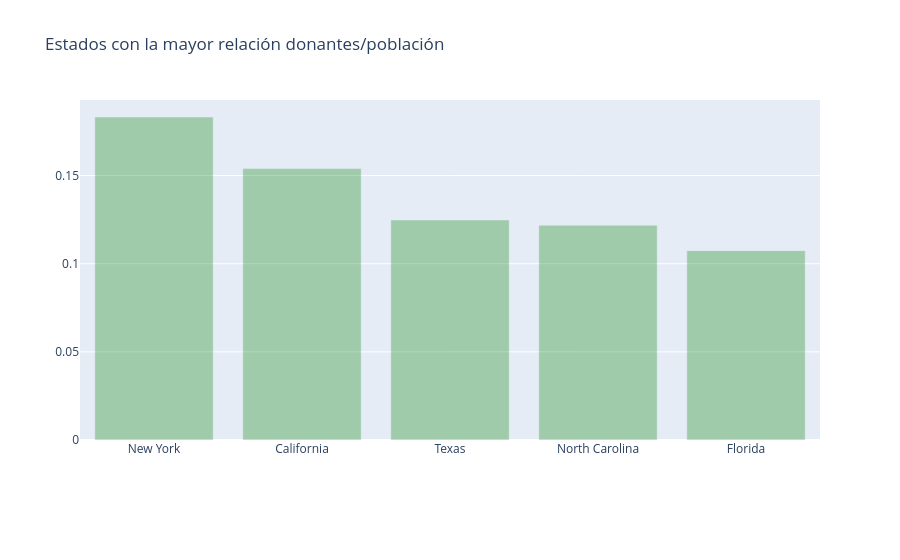

The code cell stored with this chart in its notebook:
### Markdown cell above
> - California, al ser el estado con mayor población, también tiene una gran base de donantes registrados con casi 300,000 donantes. **San Francisco y Los Ángeles** son las principales ciudades de California donde se concentra la mayor cantidad de donantes. El mayor número de escuelas y proyectos también proviene del estado de California.  
> - Nueva York, Texas y Florida, con aproximadamente 137,000, 134,000 y 108,000 donantes respectivamente, son otros tres estados con una alta población de donantes. Las principales ciudades incluyen Nueva York, Miami, Tampa, Houston y Dallas, donde se concentra la mayor cantidad de donantes.  
> - Dakota del Norte, Dakota del Sur, Vermont y Wyoming son los estados con un número muy bajo de donantes, menos de 4,000. Existe una entrada llamada "otros" en los datos de estados, que probablemente indica donantes docentes o donantes de otros países.  
> - Entre todas las ciudades de EE. UU., las tres principales son: **Chicago (aprox. 35K donantes), Nueva York (aprox. 27K donantes) y Brooklyn (aprox. 22K donantes)** con la mayor cantidad de donantes. Las ciudades de California, San Francisco y Los Ángeles, son las siguientes con una gran base de donantes con aproximadamente 18K y 16K donantes.  

## <a>Dataset ajustado por población</a>

Los estados principales en los gráficos anteriores son en realidad aquellos con una población muy alta. Sería interesante calcular el número de donantes por cada 100,000 habitantes en cada estado. Se ha agregado un dataset ajustado por población que incluye la población de cada estado a partir de 2013.  

Dataset de población: http://www.enchantedlearning.com/usa/states/population.shtml  

## <a id="2.3">2.3 Estados con la mayor **relación donantes/población**</a>

### Code cell
census_2013 = {'Mississippi': 2991207, 'Iowa': 3090416, 'Oklahoma': 3850568, 'Delaware': 925749, 'Minnesota': 5420380, 'Alaska': 735132, 'Illinois': 12882135, 'Arkansas': 2959373, 'New Mexico': 2085287, 'Indiana': 6570902, 'Maryland': 5928814, 'Louisiana': 4625470, 'Texas': 26448193, 'Wyoming': 582658, 'Arizona': 6626624, 'Wisconsin': 5742713, 'Michigan': 9895622, 'Kansas': 2893957, 'Utah': 2900872, 'Virginia': 8260405, 'Oregon': 3930065, 'Connecticut': 3596080, 'New York': 19651127, 'California': 38332521, 'Massachusetts': 6692824, 'West Virginia': 1854304, 'South Carolina': 4774839, 'New Hampshire': 1323459, 'Vermont': 626630, 'Georgia': 9992167, 'North Dakota': 723393, 'Pennsylvania': 12773801, 'Florida': 19552860, 'Hawaii': 1404054, 'Kentucky': 4395295, 'Rhode Island': 1051511, 'Nebraska': 1868516, 'Missouri': 6044171, 'Ohio': 11570808, 'Alabama': 4833722, 'South Dakota': 844877, 'Colorado': 5268367, 'Idaho': 1612136, 'New Jersey': 8899339, 'Washington': 6971406, 'North Carolina': 9848060, 'Tennessee': 6495978, 'Montana': 1015165, 'District of Columbia': 646449, 'Nevada': 2790136, 'Maine': 1328302}

donors_from_states = dict(donors_df['Donor State'].value_counts())

don_pop = {}
for state, don in donors_from_states.items():
    if state not in census_2013:
        continue
    don_pop[state]  = float(don) * 100000 / census_2013[state]

import operator
don_pop = sorted(don_pop.items(), key=operator.itemgetter(1), reverse=True)
xx = [x[0] for x in don_pop][1:]
yy = [x[1] for x in don_pop][1:]

trace2 = go.Bar(
    x=xx,
    y=yy,
    name='Relación donantes por población',
    marker=dict(color='green'),
    opacity=0.3
)

data = [trace2]
layout = go.Layout(
    barmode='group',
    legend=dict(dict(x=-.1, y=1.2)),
    margin=dict(b=120),
    title='Estados con la mayor relación donantes/población',
)

fig = go.Figure(data=data, layout=layout)
iplot(fig, filename='grouped-bar')

### Figure 1 — Plotly figure (JSON) as saved in the notebook; plotly's stock layout.template omitted (floating-point values rounded to 4 significant figures)
{"data": [{"marker": {"color": "green"}, "name": "Relación donantes por población", "opacity": 0.3, "type": "bar", "x": ["New York", "California", "Texas", "North Carolina", "Florida"], "y": [0.1832, 0.1539, 0.1248, 0.1219, 0.1074]}], "layout": {"barmode": "group", "legend": {"x": -0.1, "y": 1.2}, "margin": {"b": 120}, "title": {"text": "Estados con la mayor relación donantes/población"}}}
